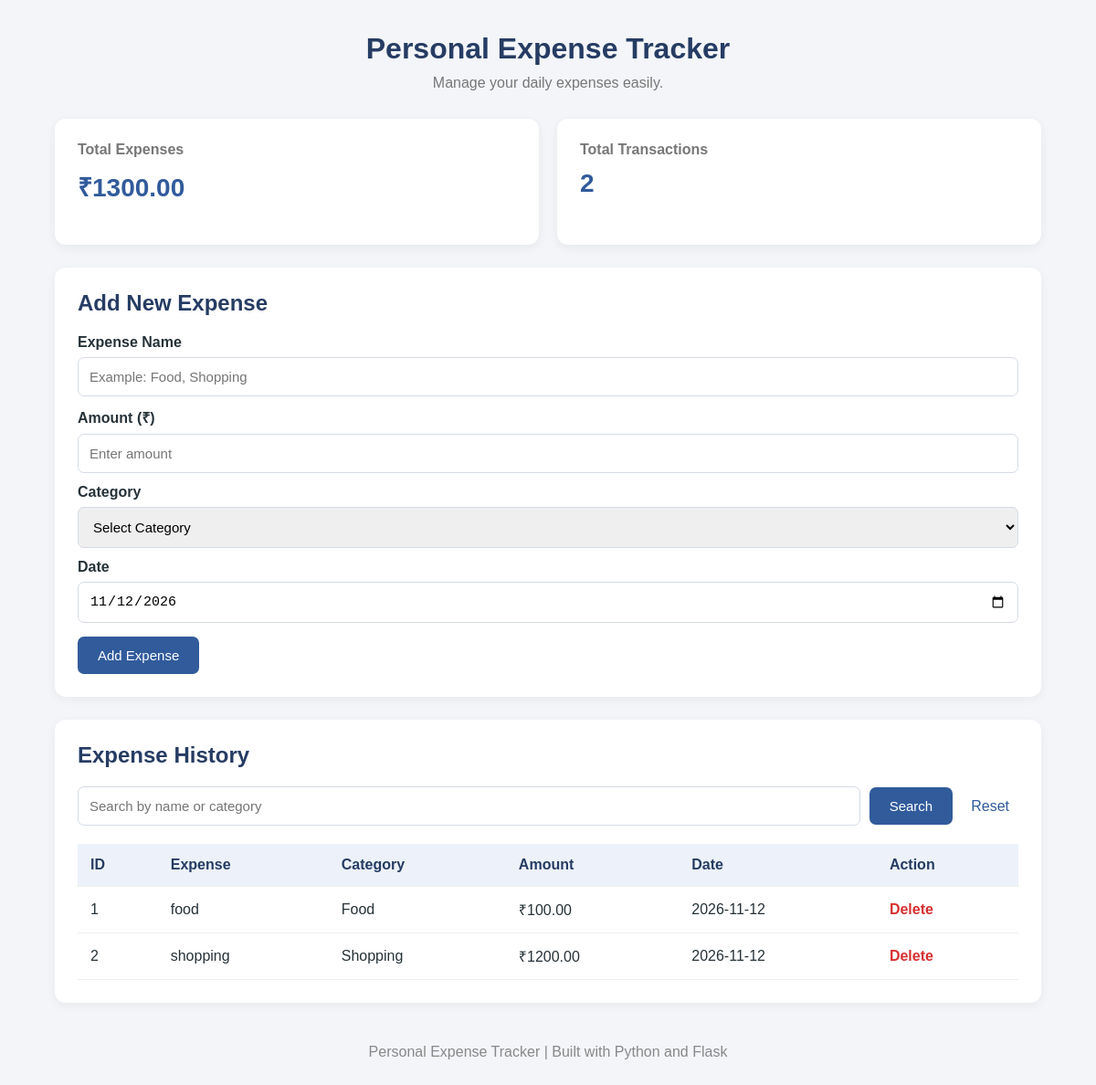
The page / on the database its author committed.
### tables this page shows
CREATE TABLE expenses (
            id INTEGER PRIMARY KEY AUTOINCREMENT,
            title TEXT NOT NULL,
            amount REAL NOT NULL,
            category TEXT NOT NULL,
            expense_date TEXT NOT NULL
        );

### app1.py (the view)
@app.route("/")
def home():
    conn = get_db_connection()
    search = request.args.get("search", "")
    if search:
        expenses = conn.execute("""
            SELECT * FROM expenses
            WHERE title LIKE ?
            OR category LIKE ?
            ORDER BY expense_date DESC
        """, (f"%{search}%", f"%{search}%")).fetchall()
    else:
        expenses = conn.execute("""
            SELECT * FROM expenses
            ORDER BY expense_date DESC
        """).fetchall()
    total = conn.execute(
        "SELECT SUM(amount) FROM expenses"
    ).fetchone()[0]
    count = conn.execute(
        "SELECT COUNT(*) FROM expenses"
    ).fetchone()[0]
    conn.close()
    return render_template(
        "index.html",
        expenses=expenses,
        total=total or 0,
        count=count,
        search=search,
        today=date.today().isoformat()
    )

### app1.py (called while the page is built)
def get_db_connection():
    conn = sqlite3.connect(DATABASE)
    conn.row_factory = sqlite3.Row
    return conn

### Expense-Tracker-Website/templates/index.html (shortened to what this page needs)
<!DOCTYPE html>
<html lang="en">
<head>
    <link rel="stylesheet" href="{{ url_for('static', filename='style.css') }}">
</head>
<body>
    <div class="container">
        <header>
            <h1>Personal Expense Tracker</h1>
            <p>Manage your daily expenses easily.</p>
        </header>
        <section class="summary">
            <div class="summary-card">
                <h3>Total Expenses</h3>
                <h2>₹{{ "%.2f"|format(total) }}</h2>
            </div>
            <div class="summary-card">
                <h3>Total Transactions</h3>
                <h2>{{ count }}</h2>
            </div>
        </section>
        <section class="form-section">
            <h2>Add New Expense</h2>
            <form action="/add" method="POST">
                <label>Expense Name</label>
                <input
                    type="text"
                    name="title"
                    placeholder="Example: Food, Shopping"
                    required
                >
                <label>Amount (₹)</label>
                <input
                    type="number"
                    name="amount"
                    placeholder="Enter amount"
                    min="0.01"
                    step="0.01"
                    required
                >
                <label>Category</label>
                <select name="category" required>
                    <option value="">Select Category</option>
                </select>
                <label>Date</label>
                <input
                    type="date"
                    name="expense_date"
                    value="{{ today }}"
                    required
                >
                <button type="submit">Add Expense</button>
            </form>
        </section>
        <section class="expense-section">
            <h2>Expense History</h2>
            <form action="/" method="GET" class="search-form">
                <input
                    type="text"
                    name="search"
                    placeholder="Search by name or category"
                    value="{{ search }}"
                >
                <button type="submit">Search</button>
                <a href="/">Reset</a>
            </form>
            <div class="table-wrapper">
                <table>
                    <thead>
                        <tr>
                            <th>ID</th>
                            <th>Expense</th>
                            <th>Category</th>
                            <th>Amount</th>
                            <th>Date</th>
                            <th>Action</th>
                        </tr>
                    </thead>
                    <tbody>
                        {% for expense in expenses %}
                        <tr>
                            <td>{{ expense.id }}</td>
                            <td>{{ expense.title }}</td>
                            <td>{{ expense.category }}</td>
                            <td>₹{{ "%.2f"|format(expense.amount) }}</td>
                            <td>{{ expense.expense_date }}</td>
                            <td>
                                <a
                                    class="delete-btn"
                                    href="{{ url_for('delete_expense', id=expense.id) }}"
                                    onclick="return confirm('Are you sure you want to delete this expense?')"
                                >
                                    Delete
                                </a>
                            </td>
                        </tr>
                        {% else %}
                        <tr>
                            <td colspan="6" class="empty">
                                No expenses found.
                            </td>
                        </tr>
                        {% endfor %}
                    </tbody>
                </table>
            </div>
        </section>
        <footer>
            <p>Personal Expense Tracker | Built with Python and Flask</p>
        </footer>
    </div>
</body>
</html>

### Expense-Tracker-Website/static/style.css (style rules this page uses)
* { margin: 0; padding: 0; box-sizing: border-box; }
body { font-family: Arial, sans-serif; background: #f3f5f9; color: #263238; }
.container { width: 90%; max-width: 1100px; margin: 35px auto; }
header { text-align: center; margin-bottom: 30px; }
header h1 { color: #263c63; font-size: 32px; margin-bottom: 10px; }
header p { color: #777; }
.summary { display: grid; grid-template-columns: repeat(2, 1fr); gap: 20px; margin-bottom: 25px; }
.summary-card { background: white; padding: 25px; border-radius: 12px; box-shadow: 0 3px 12px rgba(0, 0, 0, 0.06); }
.summary-card h3 { color: #777; font-size: 16px; margin-bottom: 12px; }
.summary-card h2 { color: #315b9b; font-size: 28px; }
.form-section, .expense-section { background: white; padding: 25px; margin-bottom: 25px; border-radius: 12px; box-shadow: 0 3px 12px rgba(0, 0, 0, 0.05); }
h2 { margin-bottom: 20px; color: #263c63; }
form label { display: block; margin: 12px 0 7px; font-weight: bold; }
input, select { width: 100%; padding: 12px; border: 1px solid #d5dbe5; border-radius: 7px; font-size: 15px; outline: none; }
button { background: #315b9b; color: white; padding: 12px 22px; border: none; border-radius: 7px; cursor: pointer; margin-top: 15px; font-size: 15px; }
.search-form { display: flex; gap: 10px; align-items: center; margin-bottom: 20px; }
.search-form input { flex: 1; }
.search-form button { margin-top: 0; }
.search-form a { color: #315b9b; text-decoration: none; padding: 10px; }
.table-wrapper { overflow-x: auto; }
table { width: 100%; border-collapse: collapse; min-width: 650px; }
th, td { padding: 14px; text-align: left; border-bottom: 1px solid #eeeeee; }
th { background: #edf2fa; color: #263c63; }
.delete-btn { color: #d63031; text-decoration: none; font-weight: bold; }
footer { text-align: center; color: #888; padding: 20px; }

### rows shown on the page
expenses: id "1", title "food", category "Food", amount "100.00", expense_date "2026-11-12"
expenses: id "2", title "shopping", category "Shopping", amount "1200.00", expense_date "2026-11-12"

### other values the page prints
{{ "%.2f"|format(total) }} "1300.00"
{{ count }} "2"
